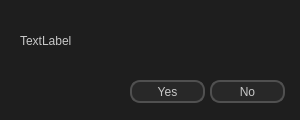
<?xml version="1.0" encoding="UTF-8"?>
<ui version="4.0">
 <class>Dialog</class>
 <widget class="QDialog" name="Dialog">
  <property name="geometry">
   <rect>
    <x>0</x>
    <y>0</y>
    <width>300</width>
    <height>120</height>
   </rect>
  </property>
  <property name="minimumSize">
   <size>
    <width>300</width>
    <height>120</height>
   </size>
  </property>
  <property name="maximumSize">
   <size>
    <width>300</width>
    <height>120</height>
   </size>
  </property>
  <property name="windowTitle">
   <string>Dialog</string>
  </property>
  <property name="styleSheet">
   <string notr="true">QWidget {
background-color: rgb(30, 30, 30)

}
QLabel{
color: rgb(200, 200, 200);
background-color:rgba(0, 0, 0, 0)
}

QPushButton {
background-color:rgb(40, 40, 40);
color: rgb(200, 200, 200);
border: 2px solid rgb(80, 80, 80);
border-radius: 10px;
padding: 1px;
}
QPushButton:hover {
background-color:rgb(20, 115, 230);
	color: rgb(200, 200, 200);
border: 1px solid rgb(20, 115, 230);
}
QPushButton:pressed {
background-color:rgb(18, 100, 200);
color: rgb(200, 200, 200);
border: 1px solid rgb(18, 100, 200);
}

QLineEdit{
background-color:rgb(30, 30, 30);
color: rgb(200, 200, 200);
border: 2px solid rgb(20, 115, 230);
border-radius: 10px;
padding: 1px;
}

QProgressBar {
background-color:rgb(30, 30, 30);
border: 2px solid rgb(80, 80, 80);
border-radius: 6px;
color:rgb(200, 200, 200);
text-align: center;
}
QProgressBar::chunk {
background-color:rgb(20, 115, 230);
border: 2px solid rgb(20, 115, 230);
border-radius: 1px;
}</string>
  </property>
  <widget class="QLabel" name="text">
   <property name="geometry">
    <rect>
     <x>20</x>
     <y>20</y>
     <width>261</width>
     <height>41</height>
    </rect>
   </property>
   <property name="styleSheet">
    <string notr="true"/>
   </property>
   <property name="text">
    <string>TextLabel</string>
   </property>
  </widget>
  <widget class="QPushButton" name="btn_yes">
   <property name="geometry">
    <rect>
     <x>130</x>
     <y>80</y>
     <width>75</width>
     <height>23</height>
    </rect>
   </property>
   <property name="styleSheet">
    <string notr="true"/>
   </property>
   <property name="text">
    <string>Yes</string>
   </property>
  </widget>
  <widget class="QPushButton" name="btn_no">
   <property name="geometry">
    <rect>
     <x>210</x>
     <y>80</y>
     <width>75</width>
     <height>23</height>
    </rect>
   </property>
   <property name="styleSheet">
    <string notr="true"/>
   </property>
   <property name="text">
    <string>No</string>
   </property>
  </widget>
 </widget>
 <resources/>
 <connections/>
</ui>
